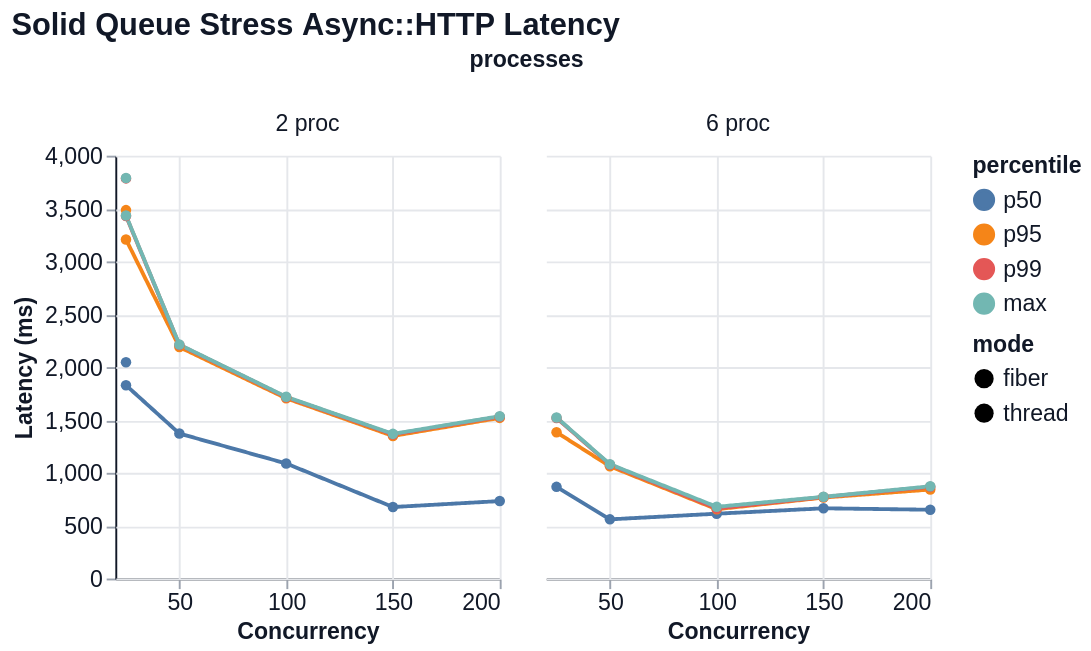

Vega-Lite specification stored for this chart:
### Vega-Lite specification from a JSON file in a GitHub repository (floating-point values rounded to 4 significant figures)
{"$schema": "https://vega.github.io/schema/vega-lite/v6.json", "title": "Solid Queue Stress Async::HTTP Latency", "width": 200, "height": 220, "data": {"values": [{"mode": "thread", "concurrency": 25, "processes": "2 proc", "percentile": "p50", "value": 2046.0}, {"mode": "thread", "concurrency": 25, "processes": "2 proc", "percentile": "p95", "value": 3485.0}, {"mode": "thread", "concurrency": 25, "processes": "2 proc", "percentile": "p99", "value": 3785.0}, {"mode": "thread", "concurrency": 25, "processes": "2 proc", "percentile": "max", "value": 3788.0}, {"mode": "fiber", "concurrency": 25, "processes": "2 proc", "percentile": "p50", "value": 1828.0}, {"mode": "fiber", "concurrency": 25, "processes": "2 proc", "percentile": "p95", "value": 3208.0}, {"mode": "fiber", "concurrency": 25, "processes": "2 proc", "percentile": "p99", "value": 3430.0}, {"mode": "fiber", "concurrency": 25, "processes": "2 proc", "percentile": "max", "value": 3435.0}, {"mode": "fiber", "concurrency": 50, "processes": "2 proc", "percentile": "p50", "value": 1371.0}, {"mode": "fiber", "concurrency": 50, "processes": "2 proc", "percentile": "p95", "value": 2189.0}, {"mode": "fiber", "concurrency": 50, "processes": "2 proc", "percentile": "p99", "value": 2210.0}, {"mode": "fiber", "concurrency": 50, "processes": "2 proc", "percentile": "max", "value": 2213.0}, {"mode": "fiber", "concurrency": 100, "processes": "2 proc", "percentile": "p50", "value": 1088.0}, {"mode": "fiber", "concurrency": 100, "processes": "2 proc", "percentile": "p95", "value": 1705.0}, {"mode": "fiber", "concurrency": 100, "processes": "2 proc", "percentile": "p99", "value": 1715.0}, {"mode": "fiber", "concurrency": 100, "processes": "2 proc", "percentile": "max", "value": 1719.0}, {"mode": "fiber", "concurrency": 150, "processes": "2 proc", "percentile": "p50", "value": 676.2}, {"mode": "fiber", "concurrency": 150, "processes": "2 proc", "percentile": "p95", "value": 1349.0}, {"mode": "fiber", "concurrency": 150, "processes": "2 proc", "percentile": "p99", "value": 1363.0}, {"mode": "fiber", "concurrency": 150, "processes": "2 proc", "percentile": "max", "value": 1368.0}, {"mode": "fiber", "concurrency": 200, "processes": "2 proc", "percentile": "p50", "value": 732.6}, {"mode": "fiber", "concurrency": 200, "processes": "2 proc", "percentile": "p95", "value": 1519.0}, {"mode": "fiber", "concurrency": 200, "processes": "2 proc", "percentile": "p99", "value": 1531.0}, {"mode": "fiber", "concurrency": 200, "processes": "2 proc", "percentile": "max", "value": 1536.0}, {"mode": "fiber", "concurrency": 25, "processes": "6 proc", "percentile": "p50", "value": 867.1}, {"mode": "fiber", "concurrency": 25, "processes": "6 proc", "percentile": "p95", "value": 1384.0}, {"mode": "fiber", "concurrency": 25, "processes": "6 proc", "percentile": "p99", "value": 1519.0}, {"mode": "fiber", "concurrency": 25, "processes": "6 proc", "percentile": "max", "value": 1524.0}, {"mode": "fiber", "concurrency": 50, "processes": "6 proc", "percentile": "p50", "value": 559.7}, {"mode": "fiber", "concurrency": 50, "processes": "6 proc", "percentile": "p95", "value": 1062.0}, {"mode": "fiber", "concurrency": 50, "processes": "6 proc", "percentile": "p99", "value": 1077.0}, {"mode": "fiber", "concurrency": 50, "processes": "6 proc", "percentile": "max", "value": 1081.0}, {"mode": "fiber", "concurrency": 100, "processes": "6 proc", "percentile": "p50", "value": 613.2}, {"mode": "fiber", "concurrency": 100, "processes": "6 proc", "percentile": "p95", "value": 655.5}, {"mode": "fiber", "concurrency": 100, "processes": "6 proc", "percentile": "p99", "value": 663.0}, {"mode": "fiber", "concurrency": 100, "processes": "6 proc", "percentile": "max", "value": 678.3}, {"mode": "fiber", "concurrency": 150, "processes": "6 proc", "percentile": "p50", "value": 664.3}, {"mode": "fiber", "concurrency": 150, "processes": "6 proc", "percentile": "p95", "value": 765.8}, {"mode": "fiber", "concurrency": 150, "processes": "6 proc", "percentile": "p99", "value": 770.4}, {"mode": "fiber", "concurrency": 150, "processes": "6 proc", "percentile": "max", "value": 773.0}, {"mode": "fiber", "concurrency": 200, "processes": "6 proc", "percentile": "p50", "value": 650.7}, {"mode": "fiber", "concurrency": 200, "processes": "6 proc", "percentile": "p95", "value": 841.7}, {"mode": "fiber", "concurrency": 200, "processes": "6 proc", "percentile": "p99", "value": 866.9}, {"mode": "fiber", "concurrency": 200, "processes": "6 proc", "percentile": "max", "value": 872.3}]}, "mark": {"type": "line", "point": true, "tooltip": true}, "encoding": {"x": {"field": "concurrency", "type": "quantitative", "title": "Concurrency"}, "y": {"field": "value", "type": "quantitative", "title": "Latency (ms)"}, "color": {"field": "percentile", "type": "nominal", "sort": ["p50", "p95", "p99", "max"]}, "tooltip": [{"field": "mode", "type": "nominal"}, {"field": "concurrency", "type": "quantitative"}, {"field": "processes", "type": "nominal"}, {"field": "metric", "type": "nominal"}, {"field": "percentile", "type": "nominal"}, {"field": "value", "type": "quantitative"}], "strokeDash": {"field": "mode", "type": "nominal"}, "column": {"field": "processes", "type": "nominal", "sort": null}}, "config": {"background": "white", "axis": {"labelFont": "Helvetica", "titleFont": "Helvetica", "labelFontSize": 12, "titleFontSize": 12, "labelColor": "#111827", "titleColor": "#111827", "domainColor": "#111827", "tickColor": "#9ca3af", "grid": true, "gridColor": "#e5e7eb"}, "header": {"labelFont": "Helvetica", "titleFont": "Helvetica", "labelFontSize": 12, "titleFontSize": 12, "labelColor": "#111827", "titleColor": "#111827"}, "legend": {"labelFont": "Helvetica", "titleFont": "Helvetica", "labelFontSize": 12, "titleFontSize": 12, "labelColor": "#111827", "titleColor": "#111827"}, "title": {"font": "Helvetica", "fontSize": 16, "anchor": "start", "color": "#111827"}, "view": {"stroke": null}}}
